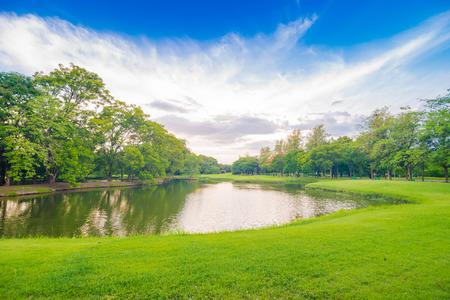
#> input picture assets/sample_images/park.jpg, 450 x 300 px
$ python -i postprocessing.py   (imports and definitions only)
#> lines starting #> are read from the running program, lines starting #| are printed output that depends on the picture; after the words box and inside, x2 and y2 are one past the last pixel; in counts of white or black regions, pixels touching at a corner belong together
from PIL import Image, ImageDraw, ImageFont, ImageFilter, ImageOps
import json
import os
import re
import numpy as np


MAX_TITLE_SCALE = 0.12
MIN_TITLE_SCALE = 0.05

MAX_SUBTITLE_SCALE = 0.06
MIN_SUBTITLE_SCALE = 0.025

BRIGHTNESS_THRESHOLD = 145


def _load_font(font_path, size):
    try:
        if font_path and os.path.exists(font_path):
            return ImageFont.truetype(font_path, size=size)
    except Exception:
        pass
    # fallback
    try:
        return ImageFont.load_default()
    except Exception:
        return None

# [24 lines left out: function draw_text_adaptive, not called in this run]


def get_average_brightness(image, box):
    crop = image.crop(box).convert("L")  # grayscale
    pixels = list(crop.getdata())
    if not pixels:
        return 255
    return sum(pixels) / len(pixels)

# [5 lines left out: function get_text_size, not called in this run]

def wrap_text(draw, text, font, max_width):
    words = text.split()
    lines = []
    current_line = ""

    for word in words:
        test_line = current_line + (" " if current_line else "") + word
        bbox = draw.textbbox((0, 0), test_line, font=font)
        text_width = bbox[2] - bbox[0]

        if text_width <= max_width:
            current_line = test_line
        else:
            if current_line:
                lines.append(current_line)
            current_line = word

    if current_line:
        lines.append(current_line)

    return lines

def remove_emoji(text):
    # Removes emoji characters from text.
    emoji_pattern = re.compile(
        "["
        "\U0001F600-\U0001F64F"  # emoticons
        "\U0001F300-\U0001F5FF"  # symbols & pictographs
        "\U0001F680-\U0001F6FF"  # transport & map
        "\U0001F700-\U0001F77F"
        "\U0001F780-\U0001F7FF"
        "\U0001F800-\U0001F8FF"
        "\U0001F900-\U0001F9FF"
        "\U0001FA00-\U0001FAFF"
        "\U00002702-\U000027B0"
        "\U000024C2-\U0001F251"
        "]+",
        flags=re.UNICODE
    )

    cleaned = emoji_pattern.sub("", text)
    return cleaned, cleaned != text


def find_low_texture_slice(image, slice_height_ratio=0.12):
    gray = image.convert("L")
    arr = np.array(gray)

    h, w = arr.shape

    # TITLE ZONE
    zone_top = int(h * 0.08)
    zone_bottom = int(h * 0.55)

    zone = arr[zone_top:zone_bottom, :]

    slice_height = int((zone_bottom - zone_top) * slice_height_ratio)

    best_score = float("inf")
    best_y = zone_top

    for y in range(0, zone.shape[0] - slice_height, slice_height):
        slice_region = zone[y:y + slice_height, :]

        # edge density using gradient magnitude
        gy, gx = np.gradient(slice_region.astype(float))
        edge_density = np.mean(np.sqrt(gx**2 + gy**2))

        # slight bias toward upper slices
        bias = y * 0.02
        score = edge_density + bias

        if score < best_score:
            best_score = score
            best_y = zone_top + y

    return best_y

def score_readability(image, y_center, box_height):
    """
    Scores how readable text would be at given vertical center.
    Lower score = better readability.
    """

    import numpy as np
    import cv2

    h, w = image.size[1], image.size[0]

    top = max(0, int(y_center - box_height // 2))
    bottom = min(h, int(y_center + box_height // 2))

    region = np.array(image.convert("RGB"))[top:bottom, :, :]

    if region.size == 0:
        return 9999

    gray = cv2.cvtColor(region, cv2.COLOR_RGB2GRAY)

    brightness = np.mean(gray)
    contrast = np.std(gray)

    edges = cv2.Canny(gray, 50, 150)
    edge_density = np.mean(edges)

    # Penalize extreme brightness (sun glare)
    glare_penalty = 0
    if brightness > 220:
        glare_penalty = 200

    # Score formula (tuned for stability)
    score = (
        contrast * 1.2 +
        edge_density * 0.8 +
        glare_penalty
    )

    return score

def overlay_text(img, title="TITLE", subtitle="", title_font_path=None, subtitle_font_path=None, text_color="#FFFFFF", variant=None, platform=None, vision_analysis=None):
#> called with img = '../assets/sample_images/park.jpg', title = 'TITLE', subtitle = '', text_color = '#FFFFFF'
    if variant is None:
        variant = {}

    if isinstance(img, str):
        img = Image.open(img)
#> img is the input picture: PIL image 450x300 RGB; mean R, G, B 135.1, 165.7, 126.8

    image = img.convert("RGBA")

    MIN_SIZE = 512

    w, h = image.size
#> w = 450; h = 300

    if min(w, h) < MIN_SIZE:
        scale = MIN_SIZE / min(w, h)
#> scale = 1.71
        new_w = int(w * scale)
#> new_w = 768
        new_h = int(h * scale)
#> new_h = 512
        image = image.resize((new_w, new_h), Image.LANCZOS)
#> image: PIL image 768x512 RGBA

    draw = ImageDraw.Draw(image)
    w, h = image.size
#> w = 768; h = 512
    # [4 lines of commented-out code are left out]

    platform = None
    if variant:
        platform = variant.get("platform", None)


    # Choose font sizes relative to image height
    raw_title_scale = variant.get("title_scale", 0.10)
    raw_sub_scale = variant.get("subtitle_scale", 0.045)

    title_scale = max(MIN_TITLE_SCALE, min(MAX_TITLE_SCALE, raw_title_scale))
    sub_scale = max(MIN_SUBTITLE_SCALE, min(MAX_SUBTITLE_SCALE, raw_sub_scale))

    # scale_adjust = variant.get("scale_adjust", 0) / 100
    # title_scale *= (1 + scale_adjust)
    # sub_scale *= (1 + scale_adjust)

    base_dimension = min(w, h)
#> base_dimension = 512

    if w / h > 1.5:
        base_dimension = int(base_dimension * 1.15)

    title_size = int(base_dimension * title_scale)
#> title_size = 51
    sub_size   = int(base_dimension * sub_scale)
#> sub_size = 23

    title_font = _load_font(title_font_path, title_size)
    sub_font = _load_font(subtitle_font_path, sub_size)


    # compute positions (centered)
    title_text = title or ""
    subtitle_text = subtitle or ""
    has_subtitle = bool(subtitle_text.strip())

    # Remove emoji
    title_text, title_emoji_removed = remove_emoji(title_text)
    subtitle_text, sub_emoji_removed = remove_emoji(subtitle_text)

    emoji_removed = title_emoji_removed or sub_emoji_removed
    has_long_word = any(len(word) > 25 for word in title_text.split())


    # -------- TITLE WRAPPING LOGIC --------

    SAFE_MARGIN = int(w * 0.10)
#> SAFE_MARGIN = 76
    max_text_width = w - 2 * SAFE_MARGIN
#> max_text_width = 616

    MAX_TITLE_LINES = 3
    # MIN_TITLE_SCALE = 0.045

    title_lines = wrap_text(draw, title_text, title_font, max_text_width)
#> title_lines = ['TITLE']
    # original_title_line_count = len(title_lines)


    # Try shrinking if too many lines
    while len(title_lines) > MAX_TITLE_LINES and title_scale > MIN_TITLE_SCALE:
        title_scale *= 0.92
        title_size = int(h * title_scale)
        title_font = _load_font(title_font_path, title_size)
        title_lines = wrap_text(draw, title_text, title_font, max_text_width)
#> this loop made 0 passes
#> after the loop, title_scale = 0.1

    title_overflow = len(title_lines) > MAX_TITLE_LINES
#> title_overflow = False

    title_lines = title_lines[:MAX_TITLE_LINES]

    line_spacing = int(title_size * 0.2)
#> line_spacing = 10
   # Vision-aware placement

    try:
        detected_y = find_low_texture_slice(image)
#> in find_low_texture_slice, `zone = arr[zone_top:zone_bottom, :]`:
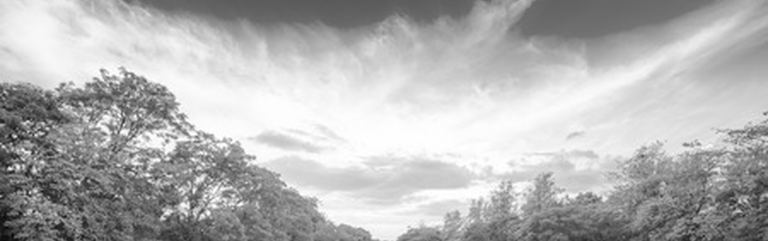
#> zone: shape (241, 768); min 6, max 255, mean 179.2
#> the loop in find_low_texture_slice, `for y in range(0, zone.shape[0] - slice_height, slice_height):` made 8 passes
#> (edge_density, score, best_score) on pass 1: (2.58, 2.58, 2.58)
#> (edge_density, score) on passes 2 to 7: (2.59, 3.15), (2.91, 4.03), (5, 6.68), (7.12, 9.36), (10.12, 12.92), (11.08, 14.44)
#> pass 1, in find_low_texture_slice, `gy, gx = np.gradient(slice_region.astype(float))`:
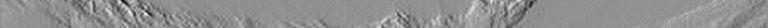
#> gx: shape (28, 768) float64; min -19, max 14.5, mean -0.0718; drawn with min black and max white
#> after the loop in find_low_texture_slice, `for y in range(0, zone.shape[0] - slice_height, slice_height):`: best_score = 2.58; best_y = 40
#> detected_y = 40

        # Generate candidate zones
        candidates = [
            int(h * 0.20),
            int(h * 0.35),
            int(h * 0.50),
            int(h * 0.65),
        ]
#> candidates = [102, 179, 256, 332]

        # Include AI preference as candidate bias
        if vision_analysis:
            decision = vision_analysis.get("design_decision", {})
            layout_pref = decision.get("ai_layout")

            if layout_pref == "lower-third":
                candidates.append(int(h * 0.60))
            elif layout_pref == "center":
                candidates.append(int(h * 0.45))
            elif layout_pref == "top-balanced":
                candidates.append(int(h * 0.25))

        title_box_height = int(h * 0.18)

        # Score each candidate
        scored_positions = []
        for c in candidates:
            score = score_readability(image, c, title_box_height)
            scored_positions.append((score, c))
#> this loop made 4 passes
#> (brightness in score_readability, contrast in score_readability, edge_density in score_readability, score) on passes 1 to 4: (195.5, 42.17, 6.33, 55.68), (198.9, 53.05, 35.84, 92.34), (133.7, 55.13, 69.37, 121.6), (134.3, 53.78, 42.24, 98.32)
#> pass 1, in score_readability, `region = np.array(image.convert("RGB"))[top:bottom, :, :]`:
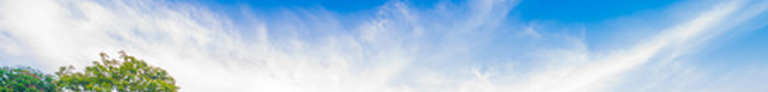
#> region: shape (92, 768, 3); mean R, G, B 172.9, 201.6, 223.5
#> pass 1, in score_readability, `gray = cv2.cvtColor(region, cv2.COLOR_RGB2GRAY)`:
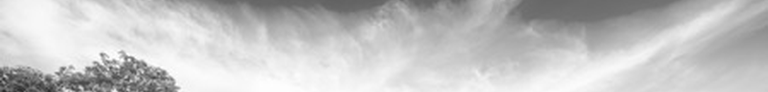
#> gray: shape (92, 768); min 38, max 255, mean 195.5
#> pass 1, in score_readability, `edges = cv2.Canny(gray, 50, 150)`:
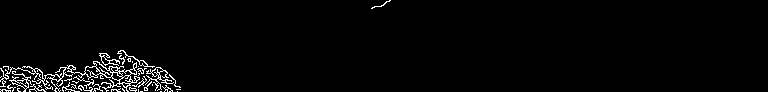
#> edges: shape (92, 768); 2.5% white in thin lines or dots, all inside (x1, y1, x2, y2) = (0, 0, 391, 92)
#> pass 2, in score_readability (call 2), `region = np.array(image.convert("RGB"))[top:bottom, :, :]`:
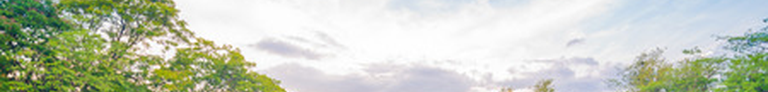
#> region: shape (92, 768, 3); mean R, G, B 195.9, 202.9, 186.4
#> after the loop, scored_positions = [(55.68, 102), (92.34, 179), (121.6, 256), (98.32, 332)]

        # Pick best score
        scored_positions.sort(key=lambda x: x[0])
        detected_y = scored_positions[0][1]
#> detected_y = 102

        # Platform safety bounds
        if platform == "YouTube":
            safe_top = int(h * 0.18)
            safe_bottom = int(h * 0.65)
            title_y_start = max(safe_top, min(detected_y, safe_bottom))

        elif platform == "LinkedIn":
            safe_top = int(h * 0.12)
            safe_bottom = int(h * 0.60)
            title_y_start = max(safe_top, min(detected_y, safe_bottom))

        else:
            title_y_start = max(int(h * 0.08), min(detected_y, int(h * 0.7)))
#> title_y_start = 102

        if not has_subtitle:
            title_y_start += int(h * 0.08)
#> title_y_start = 142

        title_y_start = max(int(h * 0.05), min(title_y_start, int(h * 0.80)))

    except Exception:
        title_y_start = int(h * 0.15)

    title_positions = []
    current_y = title_y_start
#> current_y = 142

    for line in title_lines:
        bbox = draw.textbbox((0, 0), line, font=title_font)
        line_width = bbox[2] - bbox[0]
        line_height = bbox[3] - bbox[1]

        title_x = (w - line_width) // 2
        title_positions.append((line, title_x, current_y))
        current_y += line_height + line_spacing
#> this loop made 1 pass
#> (line, bbox, line_width, line_height, title_x, current_y) on pass 1: ('TITLE', (0, 2, 27, 10), 27, 8, 370, 160)
#> after the loop, current_y = 160; title_positions = [('TITLE', 370, 142)]

    # Calculate total height AFTER building positions
    if title_positions:
        first_y = title_positions[0][2]
#> first_y = 142
        last_line, _, last_y = title_positions[-1]
#> last_line = 'TITLE'; last_y = 142
        bbox = draw.textbbox((0, 0), last_line, font=title_font)
        last_height = bbox[3] - bbox[1]
#> last_height = 8
        total_title_height = (last_y - first_y) + last_height
#> total_title_height = 8
    else:
        first_y = title_y_start
        total_title_height = title_size

    # Prevent title block overflow
    max_allowed_height = int(h * 0.45)
    if total_title_height > max_allowed_height:
        shrink_ratio = max_allowed_height / total_title_height
        title_size = int(title_size * shrink_ratio)
        title_font = _load_font(title_font_path, title_size)

        # Re-wrap
        title_lines = wrap_text(draw, title_text, title_font, max_text_width)
        title_lines = title_lines[:3]

        title_positions = []
        current_y = title_y_start

        for line in title_lines:
            bbox = draw.textbbox((0, 0), line, font=title_font)
            line_width = bbox[2] - bbox[0]
            line_height = bbox[3] - bbox[1]

            title_x = (w - line_width) // 2
            title_positions.append((line, title_x, current_y))
            current_y += line_height + line_spacing

    # -------- SUBTITLE WRAPPING LOGIC --------
    SAFE_MARGIN = int(w * 0.10)
    max_sub_width = w - 2 * SAFE_MARGIN


    MAX_SUB_LINES = 2
    MIN_SUB_SCALE = 0.03

    subtitle_lines = wrap_text(draw, subtitle_text, sub_font, max_sub_width)
#> subtitle_lines = []
    # original_sub_line_count = len(subtitle_lines)

    while len(subtitle_lines) > MAX_SUB_LINES and sub_scale > MIN_SUB_SCALE:
        sub_scale *= 0.92
        sub_size = int(base_dimension * sub_scale)
        sub_size = int(sub_size * 0.95)
        sub_font = _load_font(subtitle_font_path, sub_size)
        subtitle_lines = wrap_text(draw, subtitle_text, sub_font, max_sub_width)
#> after the loop, sub_scale = 0.045

    subtitle_overflow = len(subtitle_lines) > MAX_SUB_LINES
#> subtitle_overflow = False
    subtitle_lines = subtitle_lines[:MAX_SUB_LINES]

    sub_line_spacing = int(sub_size * 0.30)

    sub_y_start = int(h * 0.80)

    subtitle_positions = []

    current_y = sub_y_start

    for line in subtitle_lines:
        bbox = draw.textbbox((0, 0), line, font=sub_font)
        line_width = bbox[2] - bbox[0]
        line_height = bbox[3] - bbox[1]

        sub_x = (w - line_width) // 2
        subtitle_positions.append((line, sub_x, current_y))
        current_y += line_height + sub_line_spacing
#> after the loop, current_y = 409; subtitle_positions = []

    # Now fix overflow AFTER building positions
    if subtitle_positions:
        last_line, _, last_y = subtitle_positions[-1]
        bbox = draw.textbbox((0, 0), last_line, font=sub_font)
        last_height = bbox[3] - bbox[1]

        bottom = last_y + last_height
        max_bottom = int(h * 0.95)

        if bottom > max_bottom:
            overflow = bottom - max_bottom
            subtitle_positions = [
                (line, x, y - overflow)
                for (line, x, y) in subtitle_positions
            ]

    # Ensure subtitle never too close to bottom
    min_bottom_margin = int(h * 0.06)

    if subtitle_positions:
        last_line, _, last_y = subtitle_positions[-1]
        bbox = draw.textbbox((0, 0), last_line, font=sub_font)
        last_height = bbox[3] - bbox[1]

        bottom = last_y + last_height

        if h - bottom < min_bottom_margin:
            shift_up = min_bottom_margin - (h - bottom)
            subtitle_positions = [
                (line, x, y - shift_up)
                for (line, x, y) in subtitle_positions
            ]

    pad = int(title_size * 0.8)
    title_box = (
        0,
        max(0, int(first_y - pad)),
        w,
        min(h, int(first_y + total_title_height + pad))
    )
#> title_box = (0, 102, 768, 190)


    brightness = get_average_brightness(image.convert("RGB"), title_box)
#> in get_average_brightness, `crop = image.crop(box).convert("L")`:
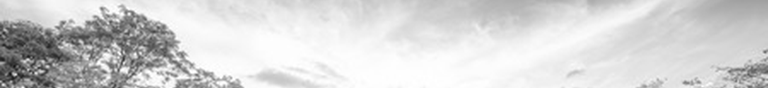
#> crop: PIL image 768x88 L; min 19, max 255, mean 211.4
#> in get_average_brightness, `pixels = list(crop.getdata())`: pixels = 67584 items
#> brightness = 211.4


    # choose text color
    if vision_analysis and "design_decision" in vision_analysis:
        text_color = vision_analysis["design_decision"]["ai_text_color"]
    else:
        if brightness < 145:
            text_color = "white"
        else:
            text_color = "black"


    # Draw text with shadow for readability
    try:
        # Draw Title
        for line, x, y in title_positions:
            if text_color == "white":
                draw_text_adaptive(draw, (x, y), line, title_font, text_color, brightness)
            else:
                draw.text((x, y), line, font=title_font, fill=text_color)
#> this loop made 1 pass

        # Draw Subtitle (slightly softer tone)
        for line, x, y in subtitle_positions:
            if text_color == "white":
                sub_fill = (235, 235, 235)
                draw_text_adaptive(draw, (x, y), line, sub_font, sub_fill, brightness)
            else:
                sub_fill = (30, 30, 30)
                draw.text((x, y), line, font=sub_font, fill=sub_fill)

    except Exception:
        for line, x, y in title_positions:
            draw.text((x, y), line, fill=text_color)
        for line, x, y in subtitle_positions:
            draw.text((x, y), line, fill=text_color)


    metadata = {
        "title_font": os.path.basename(title_font_path) if title_font_path else "Default",
        "subtitle_font": os.path.basename(subtitle_font_path) if subtitle_font_path else "Default",
        "text_color": text_color,
        "layout": "Title at top-center, subtitle at bottom-center",
        "background_brightness": round(brightness, 2),
        "contrast_strategy": (
            "stroke" if text_color == "black" and brightness > 180
            else "shadow" if text_color == "white" and brightness < 100
            else "none"
        ),
        "emoji_removed": emoji_removed,
        "title_truncated": title_overflow,
        "subtitle_truncated": subtitle_overflow,
        "long_word_detected": has_long_word,

    }
    if variant:
        metadata["variant"] = variant.get("name", "default")
        metadata["layout"] = variant.get("layout", "top-center/bottom-center")
    else:
        metadata["variant"] = "default"
        metadata["layout"] = "top-center/bottom-center"


    return image.convert("RGB"), metadata

# [47 lines left out: functions save_layout_metadata, export_with_text, not called in this run]

# [33 lines of commented-out code are left out]

>>> result = overlay_text('../assets/sample_images/park.jpg')
